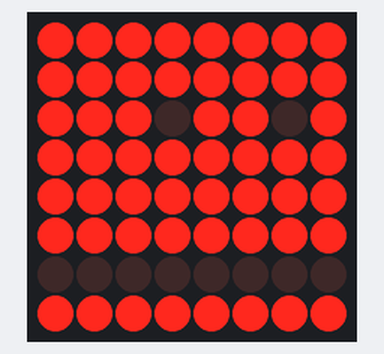
Simulated run of this sketch. Board: Arduino Uno, built with avr-gcc and run on an emulated ATmega328P. On the bench: 8×8 LED matrix. What the sketch prints to the serial monitor is not drawn.

Above: at 0.1 s.
At 3.6 s:
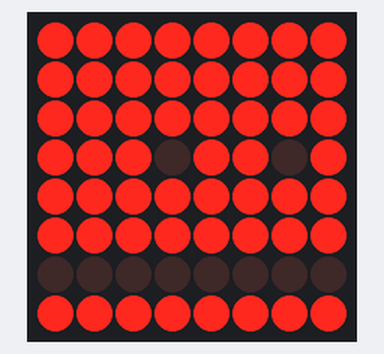
At 4.58 s:
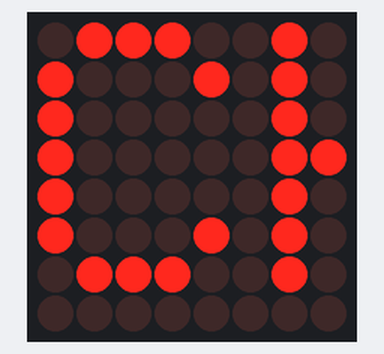
At 5.62 s:
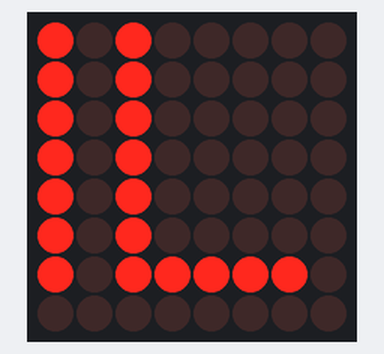
At 6.55 s:
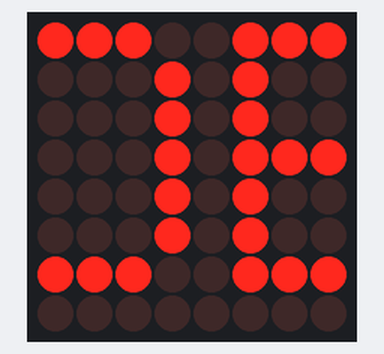
At 7.6 s:
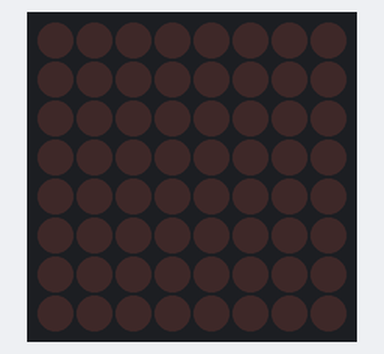

Measured:
- by itself, everything shown: repeats every 8.4 s, in 37 steps
- what the display in image 1 shows lasts 0.5 s, from 3.5 s to 4.0 s
- what the display in image 5 shows lasts 0.9 s, from 7.5 s to 8.4 s

The sketch:

_8x8_Bi_Color_LED_Matrix.ino
```cpp
#include <Wire.h>
#include "Adafruit_LEDBackpack.h"
#include "Adafruit_GFX.h"

Adafruit_8x8matrix matrix = Adafruit_8x8matrix();

void setup() {
  Serial.begin(9600);
  Serial.println("8x8 LED Matrix Test");

  matrix.begin(0x70);  // pass in the address
}

static const uint8_t PROGMEM
  one_bmp[] =
  { B11111111,
    B11111111,
    B11101101,
    B11111111,
    B11111111,
    B11111111,
    B00000000,
    B11111111 },
  two_bmp[] =
  { B11111111,
    B11111111,
    B11111111,
    B11101101,
    B11111111,
    B11111111,
    B00000000,
    B11111111 },
  three_bmp[] =
  { B11111111,
    B11111111,
    B11101101,
    B11111111,
    B11111111,
    B11111111,
    B00000000,
    B11111111 },

  four_bmp[] =
  { B11111111,
    B11111111,
    B11111111,
    B11111111,
    B11111111,
    B11111111,
    B11111111,
    B11111111 };

void loop() {
  matrix.clear();
  matrix.drawBitmap(0, 0, one_bmp, 8, 8, LED_ON);
  matrix.writeDisplay();
  delay(500);

  matrix.clear();
  matrix.drawBitmap(0, 0, two_bmp, 8, 8, LED_ON);
  matrix.writeDisplay();
  delay(500);

  matrix.clear();
  matrix.drawBitmap(0, 0, three_bmp, 8, 8, LED_ON);
  matrix.writeDisplay();
  delay(500);

  matrix.clear();
  matrix.drawBitmap(0, 0, one_bmp, 8, 8, LED_ON);
  matrix.writeDisplay();
  delay(500);

  matrix.clear();
  matrix.drawBitmap(0, 0, two_bmp, 8, 8, LED_ON);
  matrix.writeDisplay();
  delay(500);

  matrix.clear();
  matrix.drawBitmap(0, 0, three_bmp, 8, 8, LED_ON);
  matrix.writeDisplay();
  delay(500);


  matrix.clear();
  matrix.drawBitmap(0, 0, one_bmp, 8, 8, LED_ON);
  matrix.writeDisplay();
  delay(500);

  matrix.clear();
  matrix.drawBitmap(0, 0, two_bmp, 8, 8, LED_ON);
  matrix.writeDisplay();
  delay(500);

  matrix.clear();
  matrix.drawBitmap(0, 0, three_bmp, 8, 8, LED_ON);
  matrix.writeDisplay();
  delay(500);

  matrix.setTextSize(1);
  matrix.setTextWrap(false);  // we dont want text to wrap so it scrolls nicely
  matrix.setTextColor(LED_ON);
  for (int8_t x=0; x>=-36; x--) {
    matrix.clear();
    matrix.setCursor(x,0);
    matrix.print("CHLOE");
    matrix.writeDisplay();
    delay(100);

  }

}
```
